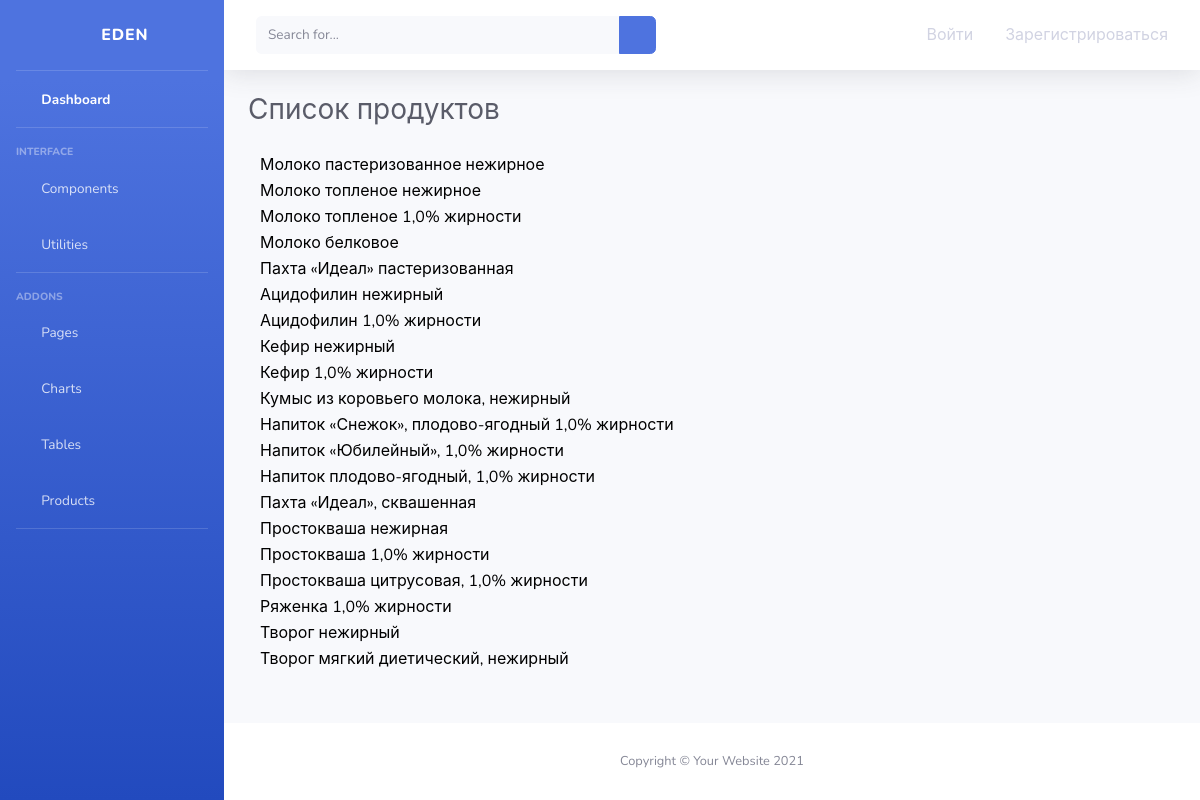
/products.html/, run on the app's committed database.
### healthapp/models.py (models this page shows, shortened)
class Food_rus(models.Model):
    id = models.AutoField(primary_key=True)
    code = models.CharField(max_length=20)
    product = models.CharField(max_length=100)
    water = models.FloatField()
    protein = models.FloatField()
    fat = models.FloatField()
    ngk = models.FloatField()
    hol = models.FloatField()
    mds = models.FloatField()
    krahmal = models.FloatField()
    carbohydrate = models.FloatField()
    fiber = models.FloatField()
    ok = models.FloatField()
    zola = models.FloatField()
    Na = models.FloatField()
    Ka = models.FloatField()
    Ca = models.FloatField()
    Mg = models.FloatField()
    P = models.FloatField()
    Fe = models.FloatField()
    A1 = models.FloatField()
    b_car = models.FloatField()
    A = models.FloatField()
    E = models.FloatField()
    B1 = models.FloatField()
    B2 = models.FloatField()
    PP1 = models.FloatField()
    PP = models.FloatField()
    C = models.FloatField()
    energy = models.FloatField()

### healthapp/views.py (the view)
# urls.py: path('products.html/', products),
def products(request):
    products_list = Food_rus.objects.all()
    return render(request, 'healthapp/products.html', {'products_list': products_list})

### healthapp/templates/healthapp/products.html (shortened to what this page needs)
{% extends 'healthapp/base.html' %}
{% load mathfilters %}
{% block content %}
    <div class="d-sm-flex align-items-center justify-content-between mb-4">
        <h1 class="h3 mb-0 text-gray-800">Список продуктов</h1>
    </div>
    {% for product in products_list %}
    <button class="product-link col-sm-12 text-left" data-toggle="modal" data-target="#product{{ product.id }}"> {{ product.product }} </button>
    {% endfor %}
{% endblock %}

### healthapp/templates/healthapp/base.html (shortened to what this page needs)
<!DOCTYPE html>
<html>
<head>
    {% load static %}
    <link href="{% static 'vendor/fontawesome-free/css/all.min.css' %}" rel="stylesheet" type="text/css">
    <link href="{% static 'css/sb-admin-2.min.css' %}" rel="stylesheet">
</head>
<body id="page-top">
    <div id="wrapper">
        <ul class="navbar-nav bg-gradient-primary sidebar sidebar-dark accordion" id="accordionSidebar">
            <a class="sidebar-brand d-flex align-items-center justify-content-center" href="{% url 'index' %}">
                <div class="sidebar-brand-icon rotate-n-15">
                    <i class="fas fa-laugh-wink"></i>
                </div>
                <div class="sidebar-brand-text mx-3">EDEN</div>
            </a>
            <hr class="sidebar-divider my-0">
            <li class="nav-item active">
                <a class="nav-link" href="{% url 'index' %}">
                    <i class="fas fa-fw fa-tachometer-alt"></i>
                    <span>Dashboard</span></a>
            </li>
            <hr class="sidebar-divider">
            <div class="sidebar-heading">
                Interface
            </div>
            <li class="nav-item">
                <a class="nav-link collapsed" href="#" data-toggle="collapse" data-target="#collapseTwo"
                    aria-expanded="true" aria-controls="collapseTwo">
                    <i class="fas fa-fw fa-cog"></i>
                    <span>Components</span>
                </a>
            </li>
            <li class="nav-item">
                <a class="nav-link collapsed" href="#" data-toggle="collapse" data-target="#collapseUtilities"
                    aria-expanded="true" aria-controls="collapseUtilities">
                    <i class="fas fa-fw fa-wrench"></i>
                    <span>Utilities</span>
                </a>
            </li>
            <hr class="sidebar-divider">
            <div class="sidebar-heading">
                Addons
            </div>
            <li class="nav-item">
                <a class="nav-link collapsed" href="#" data-toggle="collapse" data-target="#collapsePages"
                    aria-expanded="true" aria-controls="collapsePages">
                    <i class="fas fa-fw fa-folder"></i>
                    <span>Pages</span>
                </a>
            </li>
            <li class="nav-item">
                <a class="nav-link" href="charts.html">
                    <i class="fas fa-fw fa-chart-area"></i>
                    <span>Charts</span></a>
            </li>
            <li class="nav-item">
                <a class="nav-link" href="tables.html">
                    <i class="fas fa-fw fa-table"></i>
                    <span>Tables</span></a>
            </li>
            <li class="nav-item">
                <a class="nav-link" href="products.html">
                    <i class="fas fa-fw fa-table"></i>
                    <span>Products</span></a>
            </li>
            <hr class="sidebar-divider d-none d-md-block">
        </ul>
        <div id="content-wrapper" class="d-flex flex-column">
            <div id="content">
                <nav class="navbar navbar-expand navbar-light bg-white topbar mb-4 static-top shadow">
                    <form
                        class="d-none d-sm-inline-block form-inline mr-auto ml-md-3 my-2 my-md-0 mw-100 navbar-search">
                        <div class="input-group">
                            <input type="text" class="form-control bg-light border-0 small" placeholder="Search for..."
                                aria-label="Search" aria-describedby="basic-addon2">
                            <div class="input-group-append">
                                <button class="btn btn-primary" type="button">
                                    <i class="fas fa-search fa-sm"></i>
                                </button>
                            </div>
                        </div>
                    </form>
                    <ul class="navbar-nav ml-auto">
                        {% if request.user.is_authenticated %}
                        <li class="nav-item dropdown no-arrow">
                            <a class="nav-link dropdown-toggle" href="#" id="userDropdown" role="button"
                                data-toggle="dropdown" aria-haspopup="true" aria-expanded="false">
                                <span class="mr-2 d-none d-lg-inline text-gray-600 small">{{user.username}}</span>
                                <img class="img-profile rounded-circle"
                                    src="{% static 'img/undraw_profile.svg' %}">
                            </a>
                            <div class="dropdown-menu dropdown-menu-right shadow animated--grow-in"
                                aria-labelledby="userDropdown">
                                <a class="dropdown-item" href="{% url 'profile' %}">
                                    <i class="fas fa-user fa-sm fa-fw mr-2 text-gray-400"></i>
                                    Profile
                                </a>
                                <a class="dropdown-item" href="#">
                                    <i class="fas fa-cogs fa-sm fa-fw mr-2 text-gray-400"></i>
                                    Settings
                                </a>
                                <a class="dropdown-item" href="#">
                                    <i class="fas fa-list fa-sm fa-fw mr-2 text-gray-400"></i>
                                    Activity Log
                                </a>
                                <div class="dropdown-divider"></div>
                                <a class="dropdown-item" href="{% url 'logout' %}" data-toggle="modal" data-target="#logoutModal">
                                    <i class="fas fa-sign-out-alt fa-sm fa-fw mr-2 text-gray-400"></i>
                                    Logout
                                </a>
                            </div>
                        </li>
                        {% else %}
                        <li class="nav-item dropdown no-arrow mx-1">
                            <a class="nav-link dropdown-toggle" href="{% url 'login' %}" role="button"
                                 aria-expanded="false">Войти</a>
                        </li>
                        <li class="nav-item dropdown no-arrow mx-1">
                            <a class="nav-link dropdown-toggle" href="{% url 'register' %}" role="button"
                                 aria-expanded="false">Зарегистрироваться</a>
                        </li>
                        {% endif %}
                    </ul>
                </nav>
                <div class="container-fluid">
                    {% block content %}
                    {% endblock %}
                </div>
            </div>
            <footer class="sticky-footer bg-white">
                <div class="container my-auto">
                    <div class="copyright text-center my-auto">
                        <span>Copyright &copy; Your Website 2021</span>
                    </div>
                </div>
            </footer>
        </div>
    </div>
</body>
</html>

### data on the page
Food_rus: product "Молоко пастеризованное нежирное"
Food_rus: product "Молоко топленое нежирное"
Food_rus: product "Молоко топленое 1,0% жирности"
Food_rus: product "Молоко белковое"
Food_rus: product "Пахта «Идеал» пастеризованная"
Food_rus: product "Ацидофилин нежирный"
Food_rus: product "Ацидофилин 1,0% жирности"
Food_rus: product "Кефир нежирный"
Food_rus: product "Кефир 1,0% жирности"
Food_rus: product "Кумыс из коровьего молока, нежирный"
Food_rus: product "Напиток «Снежок», плодово-ягодный 1,0% жирности"
Food_rus: product "Напиток «Юбилейный», 1,0% жирности"
Food_rus: product "Напиток плодово-ягодный, 1,0% жирности"
Food_rus: product "Пахта «Идеал», сквашенная"
